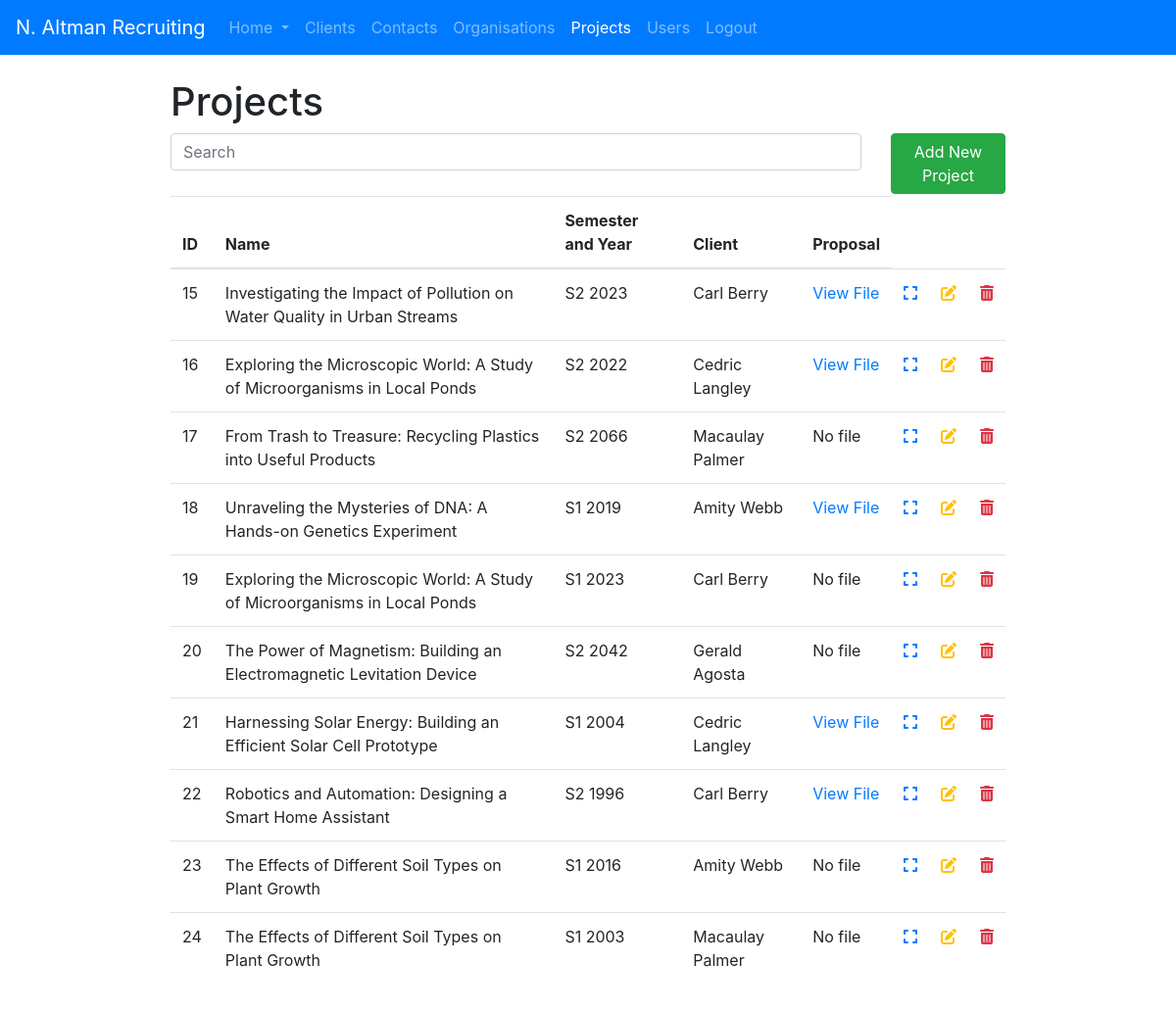
The app's page /Projects/index.php (signed in) with its own data.
### tables this page shows
CREATE TABLE `projects` (
  `id` int(11) NOT NULL,
  `client_id` int(11) NOT NULL,
  `name` char(255) NOT NULL,
  `description` mediumtext NOT NULL,
  `semester_year` varchar(10) NOT NULL,
  `strengths` varchar(1000) DEFAULT NULL,
  `weaknesses` varchar(1000) DEFAULT NULL,
  `proposal_path` mediumtext DEFAULT NULL
);

### Projects/index.php (the view, shortened to what this page needs)
<?php
require_once ("../Auth/authenticate.php");
$result = $dbh->prepare("SELECT p.id, p.name, p.semester_year, p.proposal_path, CONCAT(c.fname, ' ', c.lname) AS client
                                FROM projects p
                                LEFT JOIN clients c ON p.client_id = c.id
                                GROUP BY p.id
                                ORDER BY p.id");
$result->execute();
?>
<!DOCTYPE html>
<html lang="en">
<head>
    <link rel="stylesheet" href="https://maxcdn.bootstrapcdn.com/bootstrap/4.5.2/css/bootstrap.min.css">
    <link rel="stylesheet" href="https://cdnjs.cloudflare.com/ajax/libs/font-awesome/6.2.0/css/all.min.css">
    <link rel="stylesheet" href="../styles.css">
</head>
<nav class="navbar navbar-expand-lg navbar navbar-dark bg-primary">
    <a class="navbar-brand" href="../dash.php">N. Altman Recruiting</a>
    <div class="collapse navbar-collapse" id="navbarSupportedContent">
        <ul class="navbar-nav mr-auto">
            <li class="nav-item dropdown">
                <a class="nav-link dropdown-toggle" href="#" id="navbarDropdown" role="button" data-toggle="dropdown" aria-haspopup="true" aria-expanded="false">
                    Home
                </a>
            </li>
            <li class="nav-item">
                <a class="nav-link" href="../Clients/index.php">Clients</a>
            </li>
            <li class="nav-item">
                <a class="nav-link" href="../Contact/index.php">Contacts</a>
            </li>
            <li class="nav-item">
                <a class="nav-link" href="../Organisations/index.php">Organisations</a>
            </li>
            <li class="nav-item active">
                <a class="nav-link" href="../Projects/index.php">Projects<span class="sr-only">(current)</span></a>
            </li>
            <li class="nav-item">
                <a class="nav-link" href="../Users/index.php">Users</a>
            </li>
            <li class="nav-item">
                <a class="nav-link" href='../Auth/logout.php'>Logout</a>
            </li>
        </ul>
    </div>
</nav>
<body>
<div class="table-container">
    <header>
        <h1>Projects</h1>
    </header>
    <div id="search-button" class="row">
        <div class="form-group col-10">
            <input type="text" class="form-control" id="searchInput" placeholder="Search">
        </div>
        <div class="col-2">
            <button type="button" name="add" id="add" class="btn btn-success btn-block" onclick="window.location.href='/Projects/add.php'">Add New Project</button>
        </div>
    </div>
<table id="projectTable" class="table">
    <thead>
    <tr>
        <th scope="col">ID</th>
        <th scope="col">Name</th>
        <th scope="col">Semester and Year</th>
        <th scope="col">Client</th>
        <th scope="col">Proposal</th>
    </tr>
    </thead>
    <tbody>
    <?php if ($result->rowCount() === 0): ?>
        <h2>Sorry, no records found.</h2>
    <?php else: ?>
    <?php while ($row = $result->fetchObject()): ?>
        <tr>
            <td><?= $row->id ?></td>
            <td><?= $row->name?></td>
            <td><?= $row->semester_year?></td>
            <td><?= $row->client?></td>
            <?php
            if ($row->proposal_path != null) {
                echo '<td><a href="' . APP_URL_PATH . '/projects_proposals/' . rawurlencode($row->proposal_path) . '" target="_blank">View File</a></td>';
            } else {
                echo '<td><p>No file</p></td>';
            }
            ?>
            <td>
                <a href="../Projects/view.php?id=<?= $row->id ?>" title="View Project"><i class="fas fa-solid fa-expand text-primary"></i></a>
            </td>
            <td>
                <a href="../Projects/update.php?id=<?= $row->id ?>" title="Edit Project"><i class="fas fa-edit text-warning"></i></a>
            </td>
            <td>
                <a href="../Projects/delete.php?id=<?= $row->id ?>" title="Delete Project"><i class="fas fa-trash-alt text-danger"></i></a>
            </td>
        </tr>
    <?php endwhile; ?>
    </tbody>
</table>
    <?php endif; ?>
</div>
</body>
</html>

### styles.css (style rules this page uses)
#add { float: right; margin-bottom: 2px; }
.table-container { display: block; width: 75%; margin:auto; padding: 2%; }

### records on screen
projects: id "15", name "Investigating the Impact of Pollution on Water Quality in Urban Streams", semester_year "S2 2023", client "Carl Berry"
projects: id "16", name "Exploring the Microscopic World: A Study of Microorganisms in Local Ponds", semester_year "S2 2022", client "Cedric Langley"
projects: id "17", name "From Trash to Treasure: Recycling Plastics into Useful Products", semester_year "S2 2066", client "Macaulay Palmer", shows "No file"
projects: id "18", name "Unraveling the Mysteries of DNA: A Hands-on Genetics Experiment", semester_year "S1 2019", client "Amity Webb"
projects: id "19", name "Exploring the Microscopic World: A Study of Microorganisms in Local Ponds", semester_year "S1 2023", client "Carl Berry", shows "No file"
projects: id "20", name "The Power of Magnetism: Building an Electromagnetic Levitation Device", semester_year "S2 2042", client "Gerald Agosta", shows "No file"
projects: id "21", name "Harnessing Solar Energy: Building an Efficient Solar Cell Prototype", semester_year "S1 2004", client "Cedric Langley"
projects: id "22", name "Robotics and Automation: Designing a Smart Home Assistant", semester_year "S2 1996", client "Carl Berry"
projects: id "23", name "The Effects of Different Soil Types on Plant Growth", semester_year "S1 2016", client "Amity Webb", shows "No file"
projects: id "24", name "The Effects of Different Soil Types on Plant Growth", semester_year "S1 2003", client "Macaulay Palmer", shows "No file"
